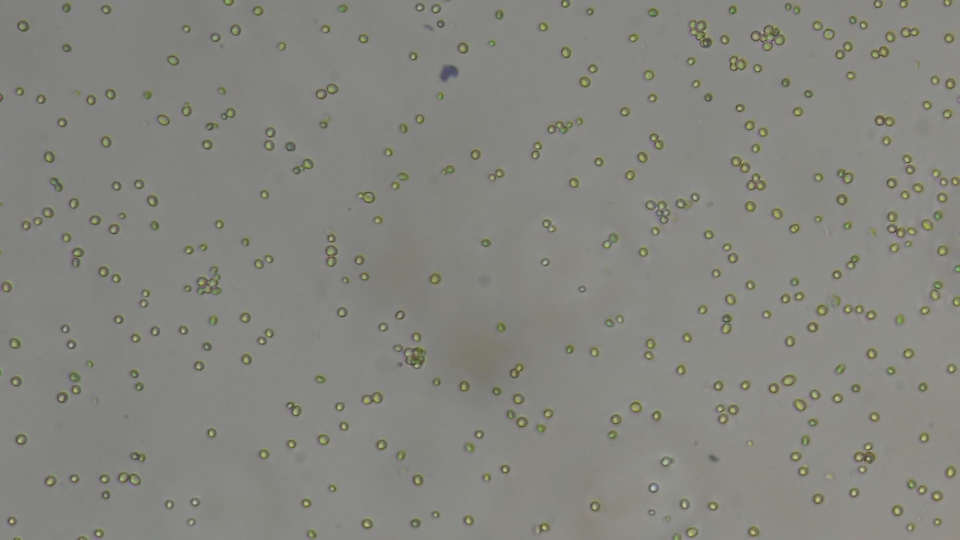
#> input picture python-version/test3.jpg, 1920 x 1080 px (shown at 1/2 size)
$ python cell_tracking.py   (older library calls are emulated)
#> lines starting #> are read from the running program, lines starting #| are printed output that depends on the picture; after the words box and inside, x2 and y2 are one past the last pixel; in counts of white or black regions, pixels touching at a corner belong together
import cv2
import numpy as np
from skimage import filters, morphology, measure, segmentation
import matplotlib.pyplot as plt
import os
import time

def process_image(image_path):
#> called with image_path = 'test3.jpg'
    start_time = time.time()  # Start timing

    # Create processing folder if it doesn't exist
    processing_folder = 'processing'
    if not os.path.exists(processing_folder):
        os.makedirs(processing_folder)

    # Read original image
    org = cv2.imread(image_path)
#> org is the input picture: shape (1080, 1920, 3); mean B, G, R 127.2, 134, 133.3
    if org is None:
        raise ValueError(f"Could not read image at {image_path}")

    # Convert BGR to RGB (OpenCV uses BGR by default)
    org_rgb = cv2.cvtColor(org, cv2.COLOR_BGR2RGB)

    # Convert to grayscale
    gray_image = cv2.cvtColor(org, cv2.COLOR_BGR2GRAY)
    # cv2.imwrite(os.path.join(processing_folder, '1-GrayImage.png'), gray_image)

    # Convert to double (float) and denoise
    double_image = gray_image.astype(np.float32) / 255.0
    denoised_image = cv2.GaussianBlur(double_image, (3, 3), 2)
    # cv2.imwrite(os.path.join(processing_folder, '2-DenoisedImage.png'), (denoised_image * 255).astype(np.uint8))

    # Binary image
    _, binary_image = cv2.threshold(org[:,:,2], 0, 255,
                                  cv2.THRESH_BINARY + cv2.THRESH_OTSU)
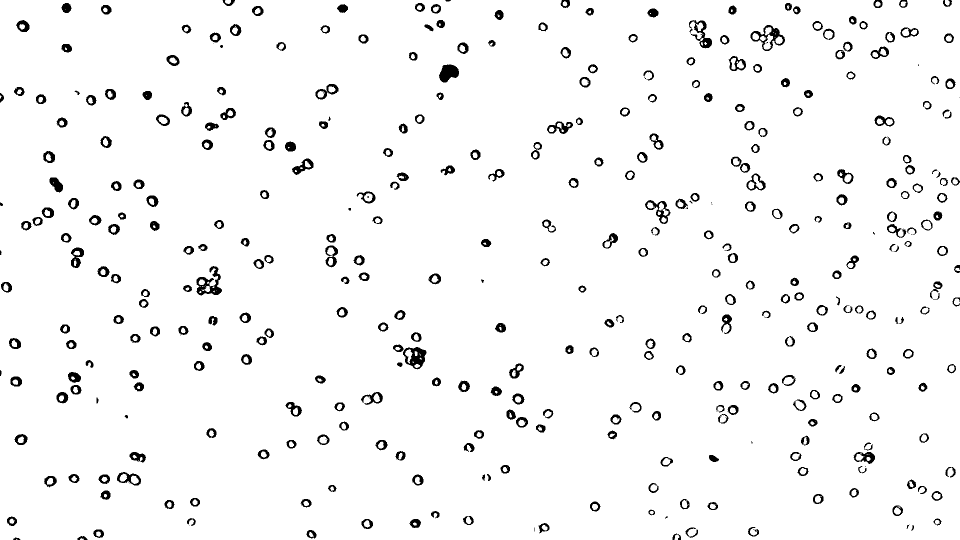
#> binary_image: shape (1080, 1920) (shown at 1/2 size); 96.2% white; 411 black regions (47 under 20 px), largest, box (x1, y1, x2, y2) and area: (393, 532, 444, 591) 1292, (806, 694, 853, 739) 1136, (1501, 50, 1570, 102) 1098
    binary_image = ~binary_image
    # cv2.imwrite(os.path.join(processing_folder, '3-BinaryImage.png'), binary_image)

    # Edge detection
    edge_canny = cv2.Canny((denoised_image * 255).astype(np.uint8), 30, 150)
#> edge_canny: shape (1080, 1920); 1.4% white in thin lines or dots
    # cv2.imwrite(os.path.join(processing_folder, '4-CannyEdgeDetection.png'), edge_canny)

    # Convert to 8-bit for OpenCV edge detection
    img_8bit = (denoised_image * 255).astype(np.uint8)

    # Prewitt
    kernelx = np.array([[-1, 0, 1], [-1, 0, 1], [-1, 0, 1]])
    kernely = np.array([[-1, -1, -1], [0, 0, 0], [1, 1, 1]])
    img_prewittx = cv2.filter2D(img_8bit, -1, kernelx)
    img_prewitty = cv2.filter2D(img_8bit, -1, kernely)
    edge_prewitt = np.sqrt(img_prewittx**2 + img_prewitty**2)
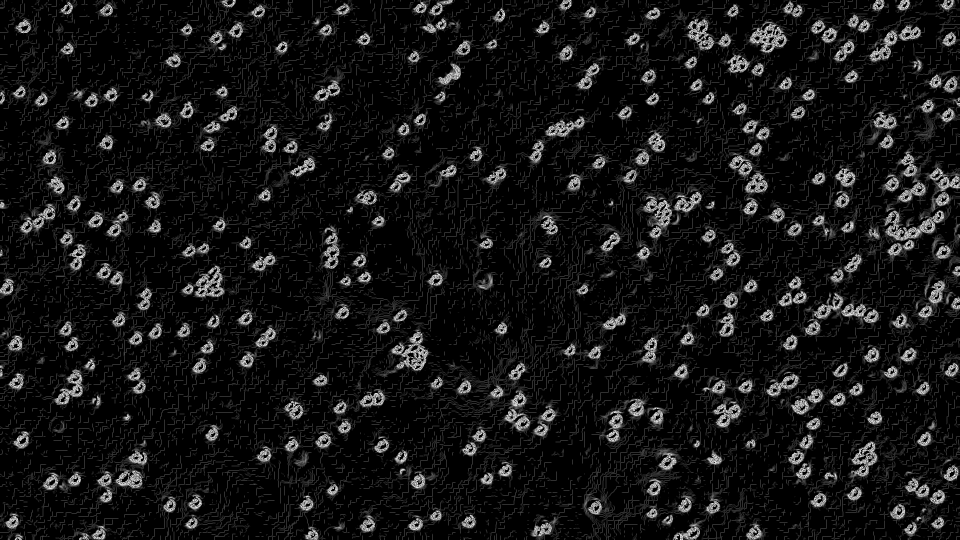
#> edge_prewitt: shape (1080, 1920) float16 (shown at 1/2 size); min 0, max 15.91, mean 1.31; drawn with min black and max white
    edge_prewitt = edge_prewitt > 30  # Adjust threshold as needed
#> edge_prewitt: shape (1080, 1920) bool; every value is 0
    # cv2.imwrite(os.path.join(processing_folder, '5-PrewittEdgeDetection.png'),
    #             edge_prewitt.astype(np.uint8) * 255)

    # Roberts
    roberts_x = np.array([[1, 0], [0, -1]])
    roberts_y = np.array([[0, 1], [-1, 0]])
    img_robertsx = cv2.filter2D(img_8bit, -1, roberts_x)
    img_robertsy = cv2.filter2D(img_8bit, -1, roberts_y)
    edge_roberts = np.sqrt(img_robertsx**2 + img_robertsy**2)
    edge_roberts = edge_roberts > 30  # Adjust threshold as needed
    # cv2.imwrite(os.path.join(processing_folder, '6-RobertsEdgeDetection.png'),
    #             edge_roberts.astype(np.uint8) * 255)

    # Sobel
    sobelx = cv2.Sobel(img_8bit, cv2.CV_64F, 1, 0, ksize=3)
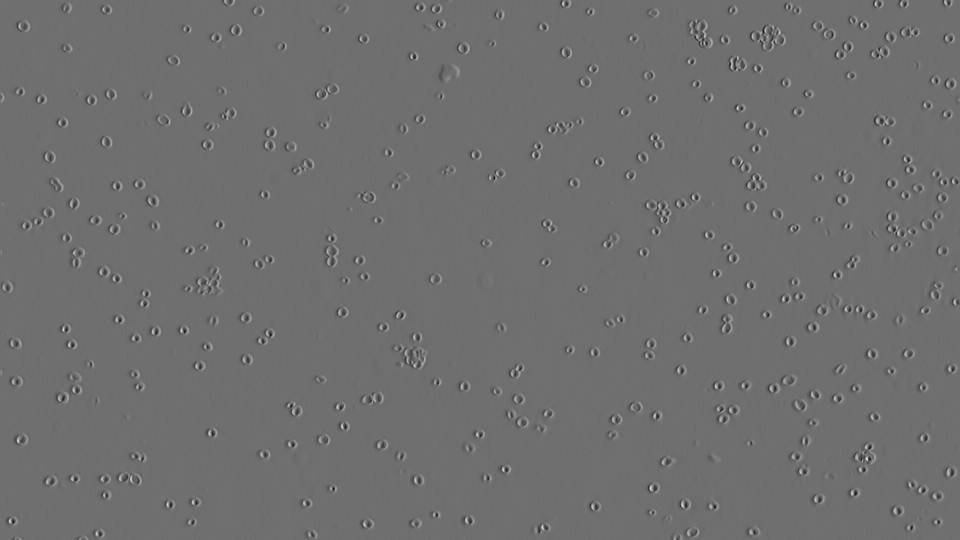
#> sobelx: shape (1080, 1920) float64 (shown at 1/2 size); min -201, max 260, mean 0; drawn with min black and max white
    sobely = cv2.Sobel(img_8bit, cv2.CV_64F, 0, 1, ksize=3)
    edge_sobel = np.sqrt(sobelx**2 + sobely**2)
    edge_sobel = edge_sobel > 30  # Adjust threshold as needed
#> edge_sobel: shape (1080, 1920) bool; 6.9% white; 392 white regions (45 under 20 px), largest, box (x1, y1, x2, y2) and area: (1499, 48, 1572, 104) 2208, (784, 687, 854, 740) 1788, (391, 531, 445, 592) 1776
    # cv2.imwrite(os.path.join(processing_folder, '7-SobelEdgeDetection.png'),
    #             edge_sobel.astype(np.uint8) * 255)

    # Edge combination
    roi_edge = edge_canny.astype(bool) | edge_prewitt | edge_roberts | edge_sobel
#> roi_edge: shape (1080, 1920) bool; 6.9% white; 392 white regions (45 under 20 px), largest, box (x1, y1, x2, y2) and area: (1499, 48, 1572, 104) 2208, (784, 687, 854, 740) 1788, (391, 531, 445, 592) 1780
    # cv2.imwrite(os.path.join(processing_folder, '8-EdgeDetectionCombination.png'),
    #             roi_edge.astype(np.uint8) * 255)

    # Kirsch operators
    kirsch_kernels = [
        np.array([[5, 5, 5], [-3, 0, -3], [-3, -3, -3]], dtype=np.float32),
        np.array([[5, 5, -3], [5, 0, -3], [-3, -3, -3]], dtype=np.float32),
        np.array([[5, -3, -3], [5, 0, -3], [5, -3, -3]], dtype=np.float32),
        np.array([[-3, -3, -3], [5, 0, -3], [5, 5, -3]], dtype=np.float32),
        np.array([[-3, -3, -3], [-3, 0, -3], [5, 5, 5]], dtype=np.float32),
        np.array([[-3, -3, -3], [-3, 0, 5], [-3, 5, 5]], dtype=np.float32),
        np.array([[-3, -3, 5], [-3, 0, 5], [-3, -3, 5]], dtype=np.float32),
        np.array([[-3, 5, 5], [-3, 0, 5], [-3, -3, -3]], dtype=np.float32)
    ]

    kirsch_outputs = []
    for kernel in kirsch_kernels:
        # Apply Kirsch filter (keeping float32)
        filtered = cv2.filter2D(denoised_image.astype(np.float32), -1, kernel)

        # Convert to absolute values
        filtered = np.abs(filtered)

        # Normalize to 0-1 range
        filtered_min = np.min(filtered)
        filtered_max = np.max(filtered)
        if filtered_max > filtered_min:  # Avoid division by zero
            filtered_norm = (filtered - filtered_min) / (filtered_max - filtered_min)
        else:
            filtered_norm = np.zeros_like(filtered)

        # Calculate Otsu threshold
        binary = filtered_norm > filters.threshold_otsu(filtered_norm)
        kirsch_outputs.append(binary)
#> this loop made 8 passes
#> filtered_max on passes 1 to 8: 3.41, 3.17, 2.96, 2.89, 3.33, 2.96, 3.04, 3.1
#> pass 1, in process_image, `filtered = np.abs(filtered)`:
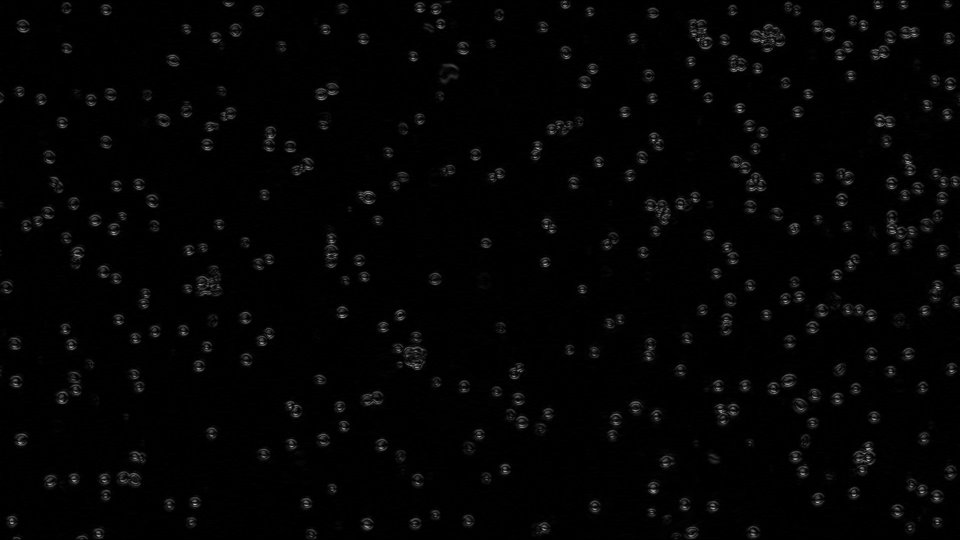
#> filtered: shape (1080, 1920) float32 (shown at 1/2 size); min 0, max 3.41, mean 0.0509; drawn with min black and max white
#> pass 1, in process_image, `binary = filtered_norm > filters.threshold_otsu(filtered_norm)`:
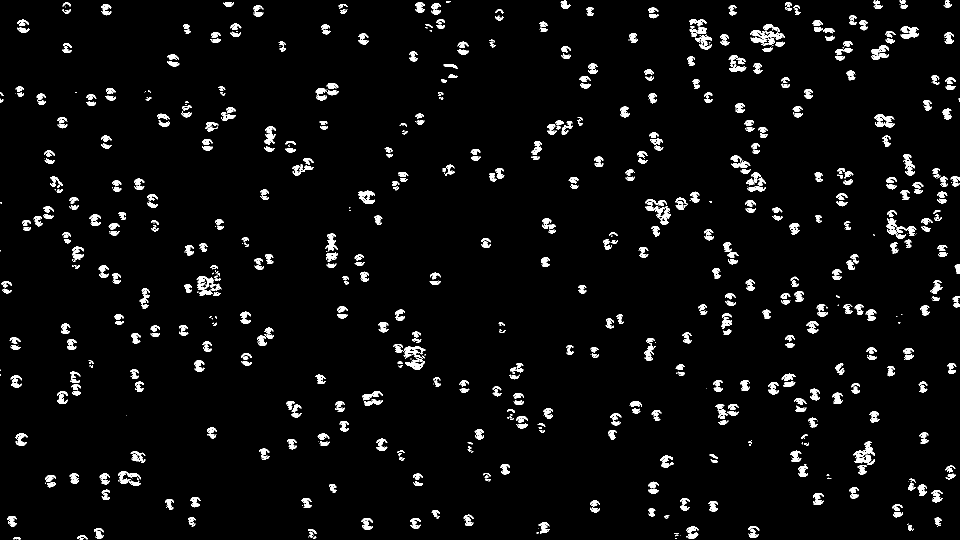
#> binary: shape (1080, 1920) bool (shown at 1/2 size); 4% white; 1047 white regions (229 under 20 px), largest, box (x1, y1, x2, y2) and area: (1501, 48, 1570, 79) 793, (1390, 70, 1424, 99) 409, (1707, 894, 1750, 915) 359
#> after the loop, kirsch_outputs = 8 items

    i9 = np.zeros_like(kirsch_outputs[0], dtype=bool)
    for output in kirsch_outputs:
        i9 = i9 | output
#> this loop made 8 passes
#> i9: shape (1080, 1920) bool; 6.9% white; 393 white regions (45 under 20 px), largest, box (x1, y1, x2, y2) and area: (1499, 48, 1572, 104) 2247, (785, 687, 854, 740) 1800, (392, 531, 445, 592) 1777

    # cv2.imwrite(os.path.join(processing_folder, '9-KirschSegmentation1.png'),
    #             i9.astype(np.uint8) * 255)

    # Apply morphological operations
    kernel = cv2.getStructuringElement(cv2.MORPH_ELLIPSE, (3, 3))
    i9 = cv2.erode(i9.astype(np.uint8), kernel, iterations=1)
#> i9: shape (1080, 1920); values 0 (black) and 1 (white), 4.5% white; 479 white regions (128 under 20 px), largest, box (x1, y1, x2, y2) and area: (1500, 49, 1571, 103) 1631, (790, 688, 853, 739) 1176, (1377, 39, 1425, 98) 1168
    i9 = cv2.morphologyEx(i9, cv2.MORPH_CLOSE, kernel)

    # cv2.imwrite(os.path.join(processing_folder, '10-KirschSegmentation2.png'),
    #             i9.astype(np.uint8) * 255)

    # Combine segmentations
    roi_seg = roi_edge | i9.astype(bool) | binary_image.astype(bool)
#> roi_seg: shape (1080, 1920) bool; 7.7% white; 369 white regions (22 under 20 px), largest, box (x1, y1, x2, y2) and area: (1499, 48, 1572, 104) 2371, (391, 531, 445, 592) 2081, (784, 687, 854, 740) 2063
    # cv2.imwrite(os.path.join(processing_folder, '11-ROIedgeORI9ORBinary.png'),
    #             roi_seg.astype(np.uint8) * 255)

    # Final processing
    kernel = cv2.getStructuringElement(cv2.MORPH_ELLIPSE, (7, 7))
    final_seg = cv2.morphologyEx(roi_seg.astype(np.uint8), cv2.MORPH_CLOSE, kernel)
#> final_seg: shape (1080, 1920); values 0 (black) and 1 (white), 8% white; 323 white regions (5 under 20 px), largest, box (x1, y1, x2, y2) and area: (1499, 48, 1572, 104) 2513, (784, 687, 854, 740) 2285, (389, 531, 445, 592) 2208
    final_seg = morphology.remove_small_objects(final_seg.astype(bool))
    # cv2.imwrite(os.path.join(processing_folder, '12-ClosingAndRemove.png'),
    #             final_seg.astype(np.uint8) * 255)

    # Fill holes
    final_seg = morphology.remove_small_holes(final_seg)
#> final_seg: shape (1080, 1920) bool; 8% white; 305 white regions, largest, box (x1, y1, x2, y2) and area: (1499, 48, 1572, 104) 2546, (784, 687, 854, 740) 2285, (389, 531, 445, 592) 2208
    # cv2.imwrite(os.path.join(processing_folder, '13-HolesFilled.png'),
    #             final_seg.astype(np.uint8) * 255)

    # Remove small areas
    final_seg = morphology.remove_small_objects(final_seg, min_size=100)
    # cv2.imwrite(os.path.join(processing_folder, '14-SmallAreaRemoved.png'),
    #             final_seg.astype(np.uint8) * 255)

    # Clean up
    final_seg = morphology.thin(final_seg, max_num_iter=3)
#> final_seg: shape (1080, 1920) bool; 4.8% white; 302 white regions
    # cv2.imwrite(os.path.join(processing_folder, '15-SpursRemoved.png'),
    #             final_seg.astype(np.uint8) * 255)

    final_seg = morphology.remove_small_objects(final_seg, min_size=1)
    # cv2.imwrite(os.path.join(processing_folder, '16-Cleaned.png'),
    #             final_seg.astype(np.uint8) * 255)

    # Label connected components
    labeled_image = measure.label(final_seg)
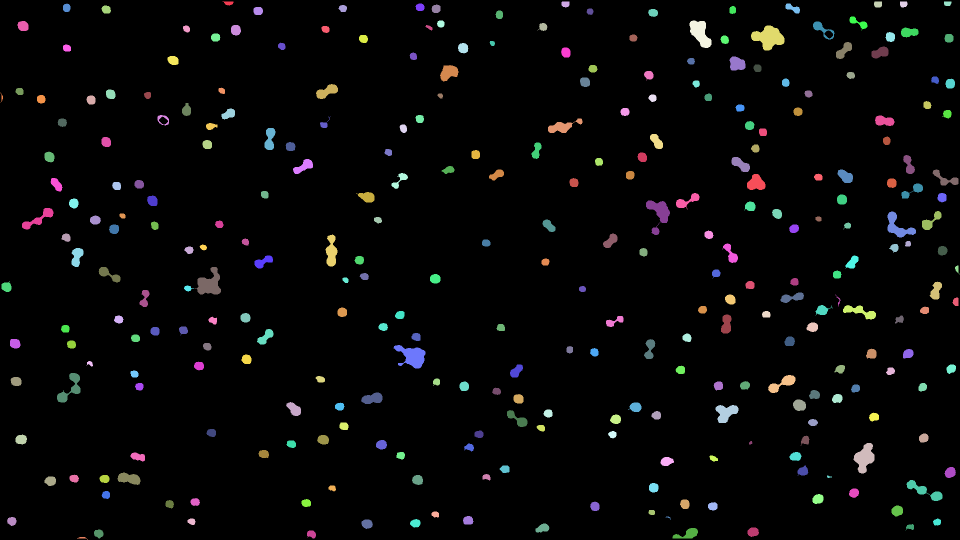
#> labeled_image: shape (1080, 1920) int32 (shown at 1/2 size); 303 distinct labels, from 0 to 302; one colour per label, 0 black
    rgb_label = segmentation.mark_boundaries(org_rgb, labeled_image)
    # plt.imsave(os.path.join(processing_folder, '17-Labelled.png'), rgb_label)

    # cv2.imwrite(os.path.join(processing_folder, '18-L_BW.png'),
    #             (labeled_image > 0).astype(np.uint8) * 255)

    # Calculate properties and draw rectangles
    props = measure.regionprops(labeled_image)
#> props = 302 regions; largest, box (x1, y1, x2, y2) and area: (1502, 51, 1569, 101) 1995, (787, 690, 851, 737) 1668, (389, 534, 442, 589) 1634, (1707, 886, 1749, 947) 1500, (1379, 41, 1423, 96) 1454

    plt.figure()
    plt.imshow(cv2.cvtColor(org, cv2.COLOR_BGR2RGB))

    for prop in props:
        area = prop.area
        perimeter = prop.perimeter
        circularity = (perimeter * perimeter) / (4 * np.pi * area)

        if (50 < area < 4000 and
            50 < perimeter < 300 and
            0.8 < circularity < 1.8):

            bbox = prop.bbox
            height = bbox[2] - bbox[0]
            width = bbox[3] - bbox[1]

            if ((height > width and 1.5 * width > height) or
                (width > height and 1.5 * height > width) or
                (height == width)):
                rect = plt.Rectangle((bbox[1], bbox[0]), width, height,
                                  fill=False, edgecolor='red')
                plt.gca().add_patch(rect)
#> this loop made 302 passes
#> (area, perimeter, circularity, bbox, height, width) on passes 6, 7, 8, 9, 11, 13, 15, 16, 19, 20, 22, 23: (211, 51.8, 1.01, (7, 126, 24, 141), 17, 15), (221, 53.21, 1.02, (7, 831, 22, 849), 15, 18), (318, 82.53, 1.7, (7, 1571, 27, 1600), 20, 29), (248, 56.63, 1.03, (9, 863, 26, 881), 17, 18), (244, 56.04, 1.02, (11, 203, 27, 222), 16, 19), (265, 57.8, 1, (14, 507, 30, 526), 16, 19), (247, 58.04, 1.09, (18, 1296, 34, 1316), 16, 20), (210, 51.8, 1.02, (21, 991, 38, 1006), 17, 15), (1454, 171.8, 1.62, (41, 1379, 96, 1423), 55, 44), (366, 68.87, 1.03, (42, 35, 62, 57), 20, 22), (208, 55.87, 1.19, (46, 1075, 62, 1095), 16, 20), (348, 66.87, 1.02, (50, 462, 71, 482), 21, 20)
#> (area, perimeter, circularity, bbox) on pass 111: (302, 62.63, 1.03, (357, 1774, 376, 1793))

    plt.axis('off')
    # plt.savefig(os.path.join(processing_folder, '19-FinalResult.png'))
    plt.close()
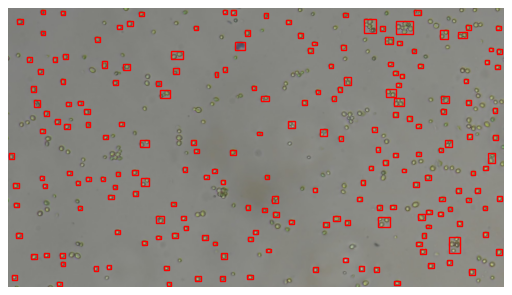
#> figure drawn by matplotlib, 1 panel

    end_time = time.time()  # End timing
    processing_time = end_time - start_time
    print(f"Processing time: {processing_time:.2f} seconds")

    return processing_time

if __name__ == "__main__":
    # Run multiple times to get average performance
    n_runs = 5
    times = []

    for i in range(n_runs):
        print(f"\nRun {i+1}/{n_runs}")
        time_taken = process_image('test3.jpg')
        times.append(time_taken)

    avg_time = sum(times) / len(times)
    std_time = np.std(times)
    print(f"\nAverage processing time over {n_runs} runs: {avg_time:.2f} ± {std_time:.2f} seconds")
